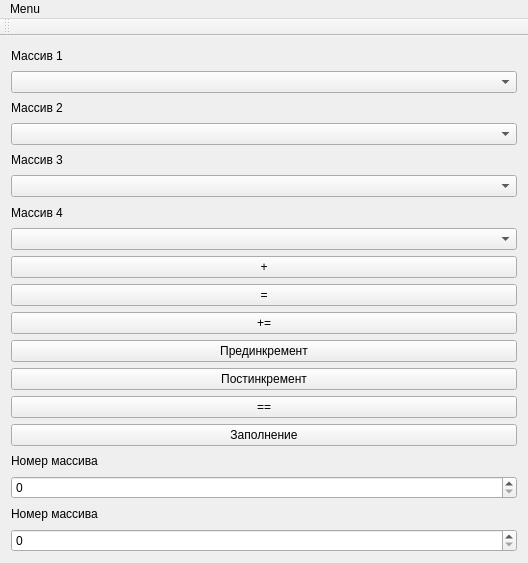
<?xml version="1.0" encoding="UTF-8"?>
<ui version="4.0">
 <class>MainWindow</class>
 <widget class="QMainWindow" name="MainWindow">
  <property name="geometry">
   <rect>
    <x>0</x>
    <y>0</y>
    <width>528</width>
    <height>563</height>
   </rect>
  </property>
  <property name="windowTitle">
   <string>Работа с массивом</string>
  </property>
  <widget class="QWidget" name="centralWidget">
   <layout class="QGridLayout" name="gridLayout">
    <item row="15" column="0">
     <widget class="QPushButton" name="pushButton_6">
      <property name="text">
       <string>Заполнение</string>
      </property>
     </widget>
    </item>
    <item row="14" column="0">
     <widget class="QPushButton" name="pushButton_5">
      <property name="text">
       <string>==</string>
      </property>
     </widget>
    </item>
    <item row="18" column="0">
     <widget class="QLabel" name="label_6">
      <property name="text">
       <string>Номер массива</string>
      </property>
     </widget>
    </item>
    <item row="0" column="0">
     <widget class="QLabel" name="label">
      <property name="text">
       <string>Массив 1</string>
      </property>
     </widget>
    </item>
    <item row="11" column="0">
     <widget class="QPushButton" name="pushButton_2">
      <property name="text">
       <string>+=</string>
      </property>
     </widget>
    </item>
    <item row="10" column="0">
     <widget class="QPushButton" name="pushButton">
      <property name="text">
       <string>=</string>
      </property>
     </widget>
    </item>
    <item row="7" column="0">
     <widget class="QLabel" name="label_4">
      <property name="text">
       <string>Массив 4</string>
      </property>
     </widget>
    </item>
    <item row="16" column="0">
     <widget class="QLabel" name="label_5">
      <property name="text">
       <string>Номер массива</string>
      </property>
     </widget>
    </item>
    <item row="12" column="0">
     <widget class="QPushButton" name="pushButton_3">
      <property name="text">
       <string>Прединкремент</string>
      </property>
     </widget>
    </item>
    <item row="6" column="0">
     <widget class="QComboBox" name="comboBox_3"/>
    </item>
    <item row="19" column="0">
     <widget class="QSpinBox" name="spinBox_2"/>
    </item>
    <item row="8" column="0">
     <widget class="QComboBox" name="comboBox_4"/>
    </item>
    <item row="1" column="0">
     <widget class="QComboBox" name="comboBox"/>
    </item>
    <item row="13" column="0">
     <widget class="QPushButton" name="pushButton_4">
      <property name="text">
       <string>Постинкремент</string>
      </property>
     </widget>
    </item>
    <item row="5" column="0">
     <widget class="QLabel" name="label_3">
      <property name="text">
       <string>Массив 3</string>
      </property>
     </widget>
    </item>
    <item row="4" column="0">
     <widget class="QComboBox" name="comboBox_2"/>
    </item>
    <item row="17" column="0">
     <widget class="QSpinBox" name="spinBox"/>
    </item>
    <item row="2" column="0">
     <widget class="QLabel" name="label_2">
      <property name="text">
       <string>Массив 2</string>
      </property>
     </widget>
    </item>
    <item row="9" column="0">
     <widget class="QPushButton" name="pushButton_7">
      <property name="text">
       <string>+</string>
      </property>
     </widget>
    </item>
   </layout>
  </widget>
  <widget class="QMenuBar" name="menuBar">
   <property name="geometry">
    <rect>
     <x>0</x>
     <y>0</y>
     <width>528</width>
     <height>22</height>
    </rect>
   </property>
   <widget class="QMenu" name="menuMenu">
    <property name="title">
     <string>Menu</string>
    </property>
    <addaction name="action"/>
   </widget>
   <addaction name="menuMenu"/>
  </widget>
  <widget class="QToolBar" name="mainToolBar">
   <attribute name="toolBarArea">
    <enum>TopToolBarArea</enum>
   </attribute>
   <attribute name="toolBarBreak">
    <bool>false</bool>
   </attribute>
  </widget>
  <action name="action">
   <property name="text">
    <string>Обновить</string>
   </property>
  </action>
 </widget>
 <layoutdefault spacing="6" margin="11"/>
 <resources/>
 <connections/>
</ui>
